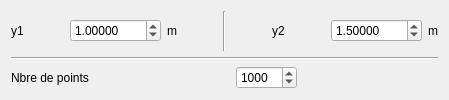
               <widget class="QWidget" name="page_2">
                <layout class="QVBoxLayout" name="verticalLayout_17">
                 <item>
                  <layout class="QHBoxLayout" name="horizontalLayout_13">
                   <item>
                    <layout class="QHBoxLayout" name="horizontalLayout_12">
                     <item>
                      <widget class="QLabel" name="label_10">
                       <property name="text">
                        <string>y1</string>
                       </property>
                      </widget>
                     </item>
                     <item>
                      <spacer name="horizontalSpacer_4">
                       <property name="orientation">
                        <enum>Qt::Horizontal</enum>
                       </property>
                       <property name="sizeHint" stdset="0">
                        <size>
                         <width>40</width>
                         <height>20</height>
                        </size>
                       </property>
                      </spacer>
                     </item>
                     <item>
                      <widget class="QDoubleSpinBox" name="doubleSpinBox_y1">
                       <property name="decimals">
                        <number>5</number>
                       </property>
                       <property name="minimum">
                        <double>0.000010000000000</double>
                       </property>
                       <property name="maximum">
                        <double>1000.000000000000000</double>
                       </property>
                       <property name="singleStep">
                        <double>0.010000000000000</double>
                       </property>
                       <property name="value">
                        <double>1.000000000000000</double>
                       </property>
                      </widget>
                     </item>
                     <item>
                      <widget class="QLabel" name="label_unite_y1">
                       <property name="text">
                        <string>m</string>
                       </property>
                      </widget>
                     </item>
                    </layout>
                   </item>
                   <item>
                    <spacer name="horizontalSpacer_14">
                     <property name="orientation">
                      <enum>Qt::Horizontal</enum>
                     </property>
                     <property name="sizeHint" stdset="0">
                      <size>
                       <width>40</width>
                       <height>20</height>
                      </size>
                     </property>
                    </spacer>
                   </item>
                   <item>
                    <widget class="Line" name="line_5">
                     <property name="orientation">
                      <enum>Qt::Vertical</enum>
                     </property>
                    </widget>
                   </item>
                   <item>
                    <spacer name="horizontalSpacer_12">
                     <property name="orientation">
                      <enum>Qt::Horizontal</enum>
                     </property>
                     <property name="sizeHint" stdset="0">
                      <size>
                       <width>40</width>
                       <height>20</height>
                      </size>
                     </property>
                    </spacer>
                   </item>
                   <item>
                    <layout class="QHBoxLayout" name="horizontalLayout_16">
                     <item>
                      <widget class="QLabel" name="label_12">
                       <property name="text">
                        <string>y2</string>
                       </property>
                      </widget>
                     </item>
                     <item>
                      <spacer name="horizontalSpacer_5">
                       <property name="orientation">
                        <enum>Qt::Horizontal</enum>
                       </property>
                       <property name="sizeHint" stdset="0">
                        <size>
                         <width>40</width>
                         <height>20</height>
                        </size>
                       </property>
                      </spacer>
                     </item>
                     <item>
                      <widget class="QDoubleSpinBox" name="doubleSpinBox_y2">
                       <property name="decimals">
                        <number>5</number>
                       </property>
                       <property name="minimum">
                        <double>0.000010000000000</double>
                       </property>
                       <property name="maximum">
                        <double>1000.000000000000000</double>
                       </property>
                       <property name="singleStep">
                        <double>0.010000000000000</double>
                       </property>
                       <property name="value">
                        <double>1.500000000000000</double>
                       </property>
                      </widget>
                     </item>
                     <item>
                      <widget class="QLabel" name="label_unite_y2">
                       <property name="text">
                        <string>m</string>
                       </property>
                      </widget>
                     </item>
                    </layout>
                   </item>
                  </layout>
                 </item>
                 <item>
                  <widget class="Line" name="line_6">
                   <property name="orientation">
                    <enum>Qt::Horizontal</enum>
                   </property>
                  </widget>
                 </item>
                 <item>
                  <layout class="QHBoxLayout" name="horizontalLayout_17">
                   <item>
                    <widget class="QLabel" name="label_14">
                     <property name="text">
                      <string>Nbre de points</string>
                     </property>
                    </widget>
                   </item>
                   <item>
                    <spacer name="horizontalSpacer_6">
                     <property name="orientation">
                      <enum>Qt::Horizontal</enum>
                     </property>
                     <property name="sizeHint" stdset="0">
                      <size>
                       <width>40</width>
                       <height>20</height>
                      </size>
                     </property>
                    </spacer>
                   </item>
                   <item>
                    <widget class="QSpinBox" name="spinBox_nbrePts">
                     <property name="minimum">
                      <number>2</number>
                     </property>
                     <property name="maximum">
                      <number>10000</number>
                     </property>
                     <property name="value">
                      <number>1000</number>
                     </property>
                     <property name="displayIntegerBase">
                      <number>10</number>
                     </property>
                    </widget>
                   </item>
                   <item>
                    <spacer name="horizontalSpacer_18">
                     <property name="orientation">
                      <enum>Qt::Horizontal</enum>
                     </property>
                     <property name="sizeHint" stdset="0">
                      <size>
                       <width>40</width>
                       <height>20</height>
                      </size>
                     </property>
                    </spacer>
                   </item>
                  </layout>
                 </item>
                </layout>
               </widget>
